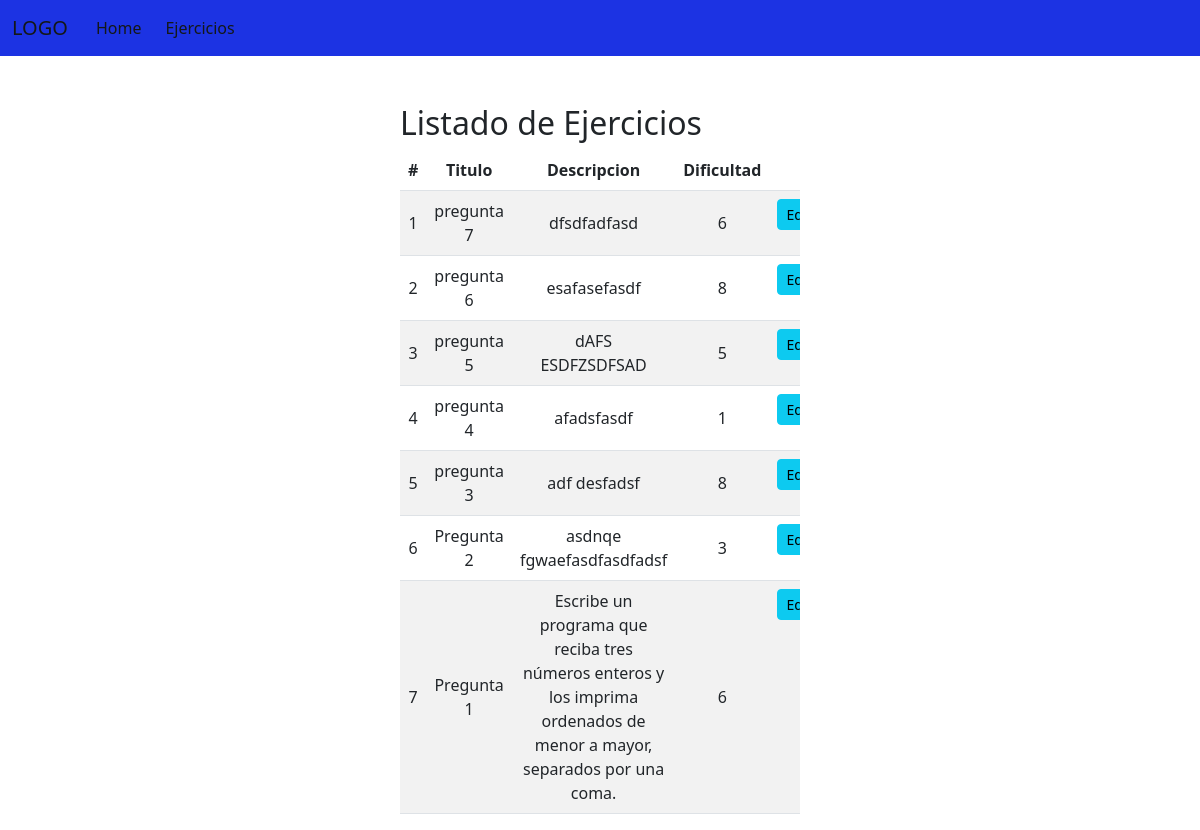
The app's page /, older data.
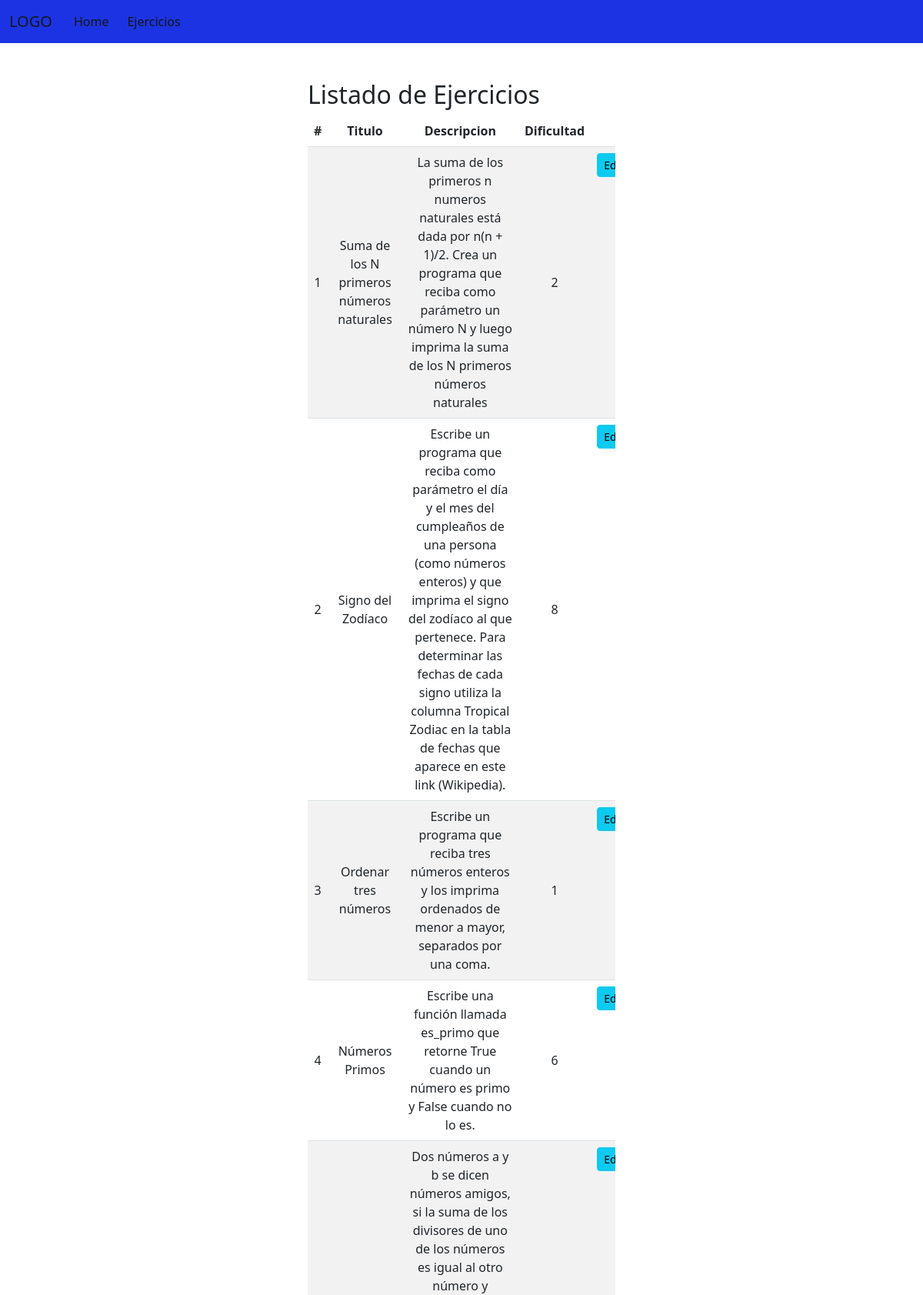
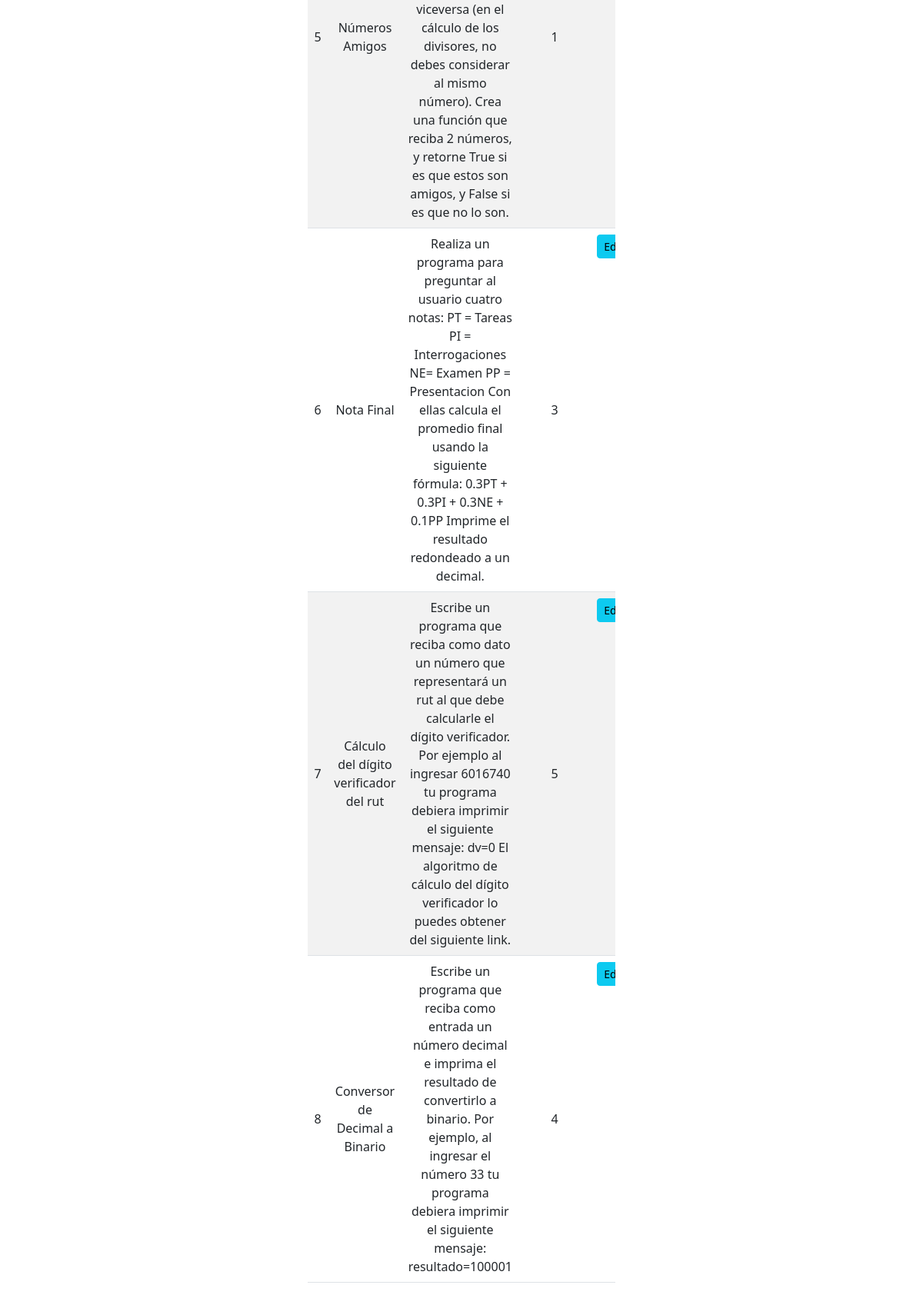
The same page, newer data (2 pictures, top to bottom).
### PlanillaEjercicios/models.py (models this page shows, shortened)
class Ejercicios(models.Model):
    titulo = models.CharField('Titulo', max_length=50)
    descripcion = models.TextField('Descripcion')
    dificultad = models.CharField('Dificultad', max_length=10, default=1)
    habilidades = models.ManyToManyField(Habilidades,through='HabilidadEjercicio',blank=True)
    class Meta:
        verbose_name = 'Ejercicio'
        verbose_name_plural = 'Ejercicios'
        ordering = ['-titulo']

### PlanillaEjercicios/views.py (the view)
# urls.py: path('', EjercicioListView.as_view(), name='gestion_ejercicios'),
class EjercicioListView(ListView):
	model = Ejercicios
	template_name = 'gestionEjercicios.html'
	def get_context_data(self, **kwargs):
		context = super().get_context_data(**kwargs)
		context['titulo'] = 'Gestion de Ejercicios'
		return context

### PlanillaEjercicios/templates/gestionEjercicios.html (shortened to what this page needs)
<!DOCTYPE html>
<html lang="en">
<head>
    {% load static %}
    <link href="https://cdn.jsdelivr.net/npm/bootstrap@5.2.1/dist/css/bootstrap.min.css" rel="stylesheet">
    <link rel="stylesheet" href="{% static 'css/gestionEjercicios.css' %}">
</head>
<body>
    <nav class="navbar navbar-expand-lg">
        <div class="container-fluid">
          <a class="navbar-brand" href='/'>LOGO</a>
          <div class="collapse navbar-collapse" id="navbarNav">
            <ul class="navbar-nav">
              <li class="nav-item">
                <a class="nav-link active" aria-current="page" href='/'>Home</a>
              </li>
              <li class="nav-item">
                <a class="nav-link" href="{% url 'ejercicio' %}">Ejercicios</a>
              </li>
            </ul>
          </div>
        </div>
      </nav>
    <div class="container py-4">
                </div>
                <div class="col-md-4 offset-md-4">
                    <h2>Listado de Ejercicios</h2>
                    <div class="table-responsive">
                        <table class="table table-striped">
                            <thead>
                                <tr>
                                    <th class="centrado"># </th>
                                    <th class="centrado">Titulo </th>
                                    <th class="centrado">Descripcion </th>
                                    <th class="centrado">Dificultad </th>
                                    <th colspan = "2" class="centrado" >Opciones </th>
                                </tr>
                            </thead>
                            <tbody>
                                {% for c in object_list %}
                                <tr>
                                    <td class="centrado">{{forloop.counter}}</td>
                                    <td class="centrado">{{c.titulo}}</td>
                                    <td class="centrado">{{c.descripcion}}</td>
                                    <td class="centrado">{{c.dificultad}}</td>
                                    <td><a href="edicionEjercicios/{{c.id}}"
                                        class="btn btn-sm btn-block btn-info">Editar</a></td>
                                </tr>
                                {% endfor %}
                            </tbody>
                        </table>
                    </div>
                </div>
</body>
</html>

### PlanillaEjercicios/static/css/gestionEjercicios.css (style rules this page uses)
.centrado { text-align: center; vertical-align: middle; }

### PlanillaEjercicios/templates/gestionEjercicios.html (style rules this page uses)
.navbar { background-color: #1c33e3; }
.navbar .navbar-brand { color: #141818; }
.navbar .navbar-nav .nav-link { color: #141818; border-radius: .25rem; margin: 0 0.25em; }
.navbar .navbar-collapse, .navbar .navbar-form { border-color: #141818; }

Row changes from the older to the newer data that the page shows:
removed Ejercicios: titulo "pregunta 7", descripcion "dfsdfadfasd", dificultad "6"
removed Ejercicios: titulo "pregunta 5", descripcion "dAFS ESDFZSDFSAD", dificultad "5"
removed Ejercicios: titulo "pregunta 4", descripcion "afadsfasdf", dificultad "1"
removed Ejercicios: titulo "pregunta 3", descripcion "adf desfadsf", dificultad "8"
removed Ejercicios: titulo "Pregunta 2", descripcion "asdnqe fgwaefasdfasdfadsf", dificultad "3"
added Ejercicios: titulo "Suma de los N primeros números naturales", descripcion "La suma de los primeros n numeros naturales está dada por n(n + 1)/2. Crea un programa que reciba como parámetro un número N y luego imprima la suma de los N primeros números naturales", dificultad "2"
changed Ejercicios: titulo "pregunta 6" → "Signo del Zodíaco"; descripcion "esafasefasdf" → "Escribe un programa que reciba como parámetro el día y el mes del cumpleaños de una persona (como números enteros) y que imprima el signo del zodíaco al que pertenece. Para determinar las fechas de cada signo utiliza la columna Tropical Zodiac en la tabla de fechas que aparece en este link (Wikipedia)."
changed Ejercicios: titulo "Pregunta 1" → "Ordenar tres números"; dificultad "6" → "1"
added Ejercicios: titulo "Números Primos", descripcion "Escribe una función llamada es_primo que retorne True cuando un número es primo y False cuando no lo es.", dificultad "6"
added Ejercicios: titulo "Números Amigos", descripcion "Dos números a y b se dicen números amigos, si la suma de los divisores de uno de los números es igual al otro número y viceversa (en el cálculo de los divisores, no debes considerar al mismo número). Crea una función que reciba 2 números, y retorne True si es que estos son amigos, y False si es que no lo son.", dificultad "1"
added Ejercicios: titulo "Nota Final", descripcion "Realiza un programa para preguntar al usuario cuatro notas: PT = Tareas PI = Interrogaciones NE= Examen PP = Presentacion Con ellas calcula el promedio final usando la siguiente fórmula: 0.3PT + 0.3PI + 0.3NE + 0.1PP Imprime el resultado redondeado a un decimal.", dificultad "3"
added Ejercicios: titulo "Cálculo del dígito verificador del rut", descripcion "Escribe un programa que reciba como dato un número que representará un rut al que debe calcularle el dígito verificador. Por ejemplo al ingresar 6016740 tu programa debiera imprimir el siguiente mensaje: dv=0 El algoritmo de cálculo del dígito verificador lo puedes obtener del siguiente link.", dificultad "5"
added Ejercicios: titulo "Conversor de Decimal a Binario", descripcion "Escribe un programa que reciba como entrada un número decimal e imprima el resultado de convertirlo a binario. Por ejemplo, al ingresar el número 33 tu programa debiera imprimir el siguiente mensaje: resultado=100001", dificultad "4"
